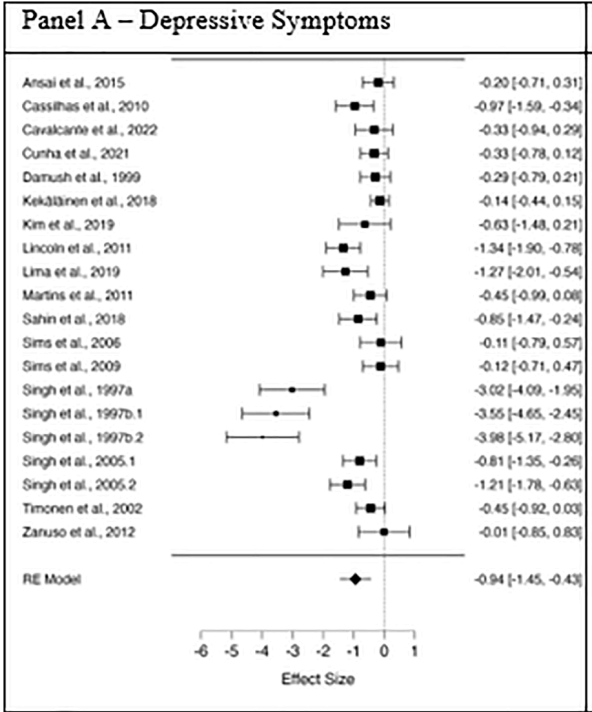
#> input picture reports/ACE2026002/images/Cunha2024_forest.png, 592 x 712 px
$ python annotate_forest_ace2026002.py
#> lines starting #> are read from the running program, lines starting #| are printed output that depends on the picture
### scripts/figures/acefig.py
"""Shared furniture for ACE screenshot figures: highlight legend band and the
labeled 'SCREENSHOT' frame. Everything is sized from k = image width divided
by the width the figure will be displayed at (2400 px for a full-text-width
figure), so the legend and tag come out the same size on the page whether the
image is wide or narrow and whether it is shown at 100% or 62% width."""
from PIL import Image, ImageDraw, ImageFont

BOLD = "/usr/share/fonts/truetype/dejavu/DejaVuSans-Bold.ttf"
REG = "/usr/share/fonts/truetype/dejavu/DejaVuSans.ttf"
MONO = "/usr/share/fonts/truetype/dejavu/DejaVuSansMono-Bold.ttf"
GREY = (118, 118, 118)
FULL_WIDTH_PX = 2400          # reference pixel width of a figure shown at 100% text width
LEGEND_PX = 34                # legend text size at k = 1
TAG_PX = 30                   # frame tag text size at k = 1
A_FILL = 75                   # alpha of the highlight fills


def scale(im, frac=1.0):
    """Size factor for an image displayed at `frac` of the text width."""
    return im.width / (FULL_WIDTH_PX * frac)


def swatch(base):
    f = A_FILL / 255
    return tuple(round(255 * (1 - f) + b * f) for b in base)


def legend_band(im, rows, k):
    """rows: list of (fill colour, text colour, text). All labels are set in
    the same regular weight."""
    im = im.convert("RGB")
    font_px = max(10, round(LEGEND_PX * k))
    font = ImageFont.truetype(REG, font_px)
    line_h = round(font_px * 1.45)
    x, sw = round(40 * k), round(font_px * 1.05)
    tx = x + sw + round(16 * k)
    maxw = im.width - tx - round(40 * k)
    probe = ImageDraw.Draw(im)

    def wrap(txt):
        words, lines, cur = txt.split(), [], ""
        for w in words:
            t = (cur + " " + w).strip()
            if probe.textlength(t, font=font) <= maxw:
                cur = t
            else:
                lines.append(cur); cur = w
        return lines + [cur]

    wrapped = [(fill, col, wrap(t)) for fill, col, t in rows]
    band = round(28 * k) + sum(line_h * len(ls) + round(font_px * 0.4) for _, _, ls in wrapped) + round(8 * k)
    canvas = Image.new("RGB", (im.width, im.height + band), "white")
    canvas.paste(im, (0, band))
    d = ImageDraw.Draw(canvas)
    y = round(28 * k)
    for fill, col, lines in wrapped:
        d.rectangle([x, y, x + sw, y + sw], fill=swatch(fill), outline=fill, width=max(1, round(2 * k)))
        for ln in lines:
            d.text((tx, y - font_px * 0.12), ln, font=font, fill=col)
            y += line_h
        y += round(font_px * 0.4)
    return canvas


def frame(im, label, k):
    """Grey rounded frame with a 'SCREENSHOT | label' tag riding the top edge.
    Everything outside the frame is transparent, so the figure sits cleanly
    on the dark theme; the inside is white, like the page it was taken from."""
    im = im.convert("RGB")
    pad, bw = round(34 * k), max(2, round(4 * k))
    fs = max(9, round(TAG_PX * k))
    font = ImageFont.truetype(MONO, fs)
    tag_h = round(fs * 1.9)
    W, H = im.width + 2 * pad, im.height + 2 * pad + tag_h
    # draw at 4x and scale down so the rounded corners are antialiased
    S = 4
    big = Image.new("RGBA", (W * S, H * S), (0, 0, 0, 0))
    ImageDraw.Draw(big).rounded_rectangle([0, 0, W * S - 1, H * S - 1], radius=round(14 * k) * S,
                                          fill=(255, 255, 255, 255), outline=GREY + (255,), width=bw * S)
    canvas = big.resize((W, H), Image.LANCZOS)
    canvas.paste(im, (pad, pad + tag_h))
    d = ImageDraw.Draw(canvas)
    text = "SCREENSHOT  |  " + label.upper()
    tw = d.textlength(text, font=font)
    tx0, ty0 = pad, bw + round(fs * 0.45)
    d.rounded_rectangle([tx0, ty0, tx0 + tw + fs, ty0 + fs * 1.5], radius=round(6 * k), fill=GREY)
    d.text((tx0 + fs * 0.5, ty0 + fs * 0.2), text, font=font, fill="white")
    return canvas

### scripts/figures/annotate_forest_ace2026002.py
"""Annotate the two forest plots for ACE2026002 (Cunha 2024, Nebiker 2018):
pink highlight over the Singh rows, two blue bands for the post-test range
(0 to -0.72) and the change-score range (0 to -1.72), legend and labeled
frame from acefig.py."""
from PIL import Image, ImageDraw
import acefig

import os
RAW = os.path.join(os.path.dirname(os.path.abspath(__file__)), "..", "..", "reports", "ACE2026002", "images") + os.sep
OUT = RAW
PURPLE, PURPLE_TXT = (226, 98, 226), (207, 80, 207)
CYAN, CYAN_TXT = (3, 229, 255), (14, 156, 176)
POST, CHG = 0.72, 1.72
A_PINK, A_POST, A_CHG = 70, 95, 32


def blend(base, alphas):
    r, g, b = 255, 255, 255
    for a in alphas:
        f = a / 255
        r, g, b = (round(r * (1 - f) + base[0] * f), round(g * (1 - f) + base[1] * f), round(b * (1 - f) + base[2] * f))
    return (r, g, b)


# legend fills are the composited colours, so acefig.swatch() is bypassed by
# pre-blending and passing an opaque colour through a tiny shim
class Solid(tuple):
    pass


LEGEND = [
    (PURPLE, PURPLE_TXT, "Singh, Clements, and Fiatarone (1997), with its standard errors read as SDs"),
    (CYAN, CYAN_TXT, "Range of post-test SMDs the trial's own numbers support (0 to −0.72)"),
    (CYAN, CYAN_TXT, "Range of change-score SMDs standardized by the baseline SD (0 to −1.72)"),
]


def bands(d, x_of, top, bot):
    d.rectangle([x_of(-CHG), top, x_of(0), bot], fill=CYAN + (A_CHG,))
    d.rectangle([x_of(-POST), top, x_of(0), bot], fill=CYAN + (A_POST,))


def finish(plot, label, frac, out):
    plot = plot.convert("RGB")
    k = acefig.scale(plot, frac)
    # legend swatches: the second band is lighter than the first
    rows = LEGEND
    im = acefig.legend_band(plot, rows, k)
    # repaint the three swatches with the exact composited band colours
    d = ImageDraw.Draw(im)
    font_px = max(10, round(acefig.LEGEND_PX * k)); line_h = round(font_px * 1.45)
    x, sw = round(40 * k), round(font_px * 1.05)
    y = round(28 * k)
    for fill in (blend(PURPLE, [A_PINK]), blend(CYAN, [A_CHG, A_POST]), blend(CYAN, [A_CHG])):
        d.rectangle([x, y, x + sw, y + sw], fill=fill, outline=fill)
        y += line_h + round(font_px * 0.4)
    im = acefig.frame(im, label, k)
    im.save(OUT + out)
    print(out, im.size, f"k={k:.2f}")


# Cunha 2024 (592 x 762 source, upscaled 3x so the boxes are crisp), shown at 78% width
S = 3
src = Image.open(RAW + "Cunha2024_forest.png").convert("RGBA")
#> src is the input picture: PIL image 592x712 RGBA; mean R, G, B, A 238.6, 238.6, 238.6, 255
plot = src.resize((src.width * S, src.height * S), Image.LANCZOS)
ov = Image.new("RGBA", plot.size, (0, 0, 0, 0)); d = ImageDraw.Draw(ov)
#> after `ov = Image.new('RGBA', plot.size, (0, 0, 0, 0))`: ov: PIL image 1776x2136 RGBA; every value is 0
x_of = lambda es: (383 + 30 * es) * S
bands(d, x_of, 70 * S, 548 * S)
d.rectangle([20 * S, 380 * S, 560 * S, 448 * S], fill=PURPLE + (A_PINK,))
finish(Image.alpha_composite(plot, ov), "Cunha et al. (2024), forest plot", 0.78, "Cunha2024_forest_annotated.png")
#> in finish, `plot = plot.convert("RGB")`:
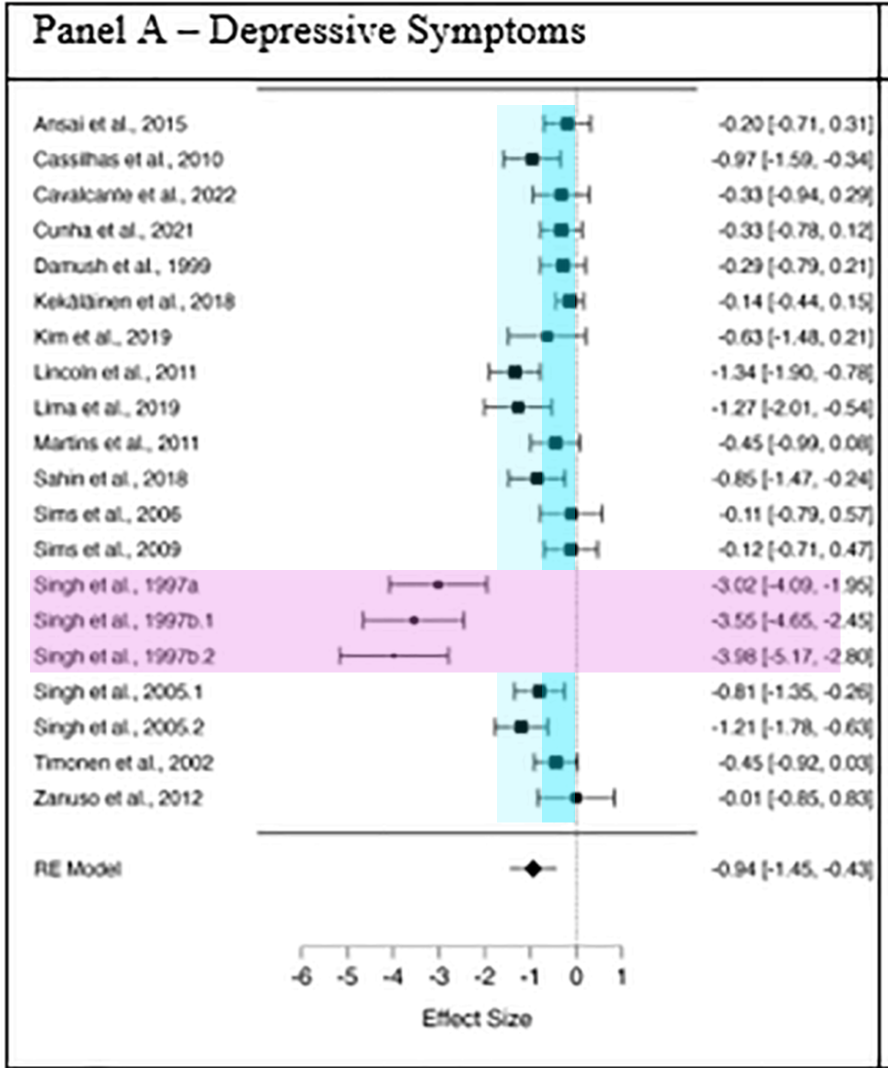
#> plot: PIL image 1776x2136 RGB (shown at 1/2 size); mean R, G, B 235.6, 235.2, 238.5
#> in finish, `k = acefig.scale(plot, frac)`: k = 0.949
#> in legend_band, `font_px = max(10, round(LEGEND_PX * k))`: font_px = 32
#> in legend_band, `line_h = round(font_px * 1.45)`: line_h = 46
#> in legend_band, `x, sw = round(40 * k), round(font_px * 1.05)`: x = 38; sw = 34
#> in legend_band, `tx = x + sw + round(16 * k)`: tx = 87
#> in legend_band, `maxw = im.width - tx - round(40 * k)`: maxw = 1651
#> after the loop in wrap, `for w in words:`: lines = []
#> the loop in wrap (call 2), `for w in words:` made 12 passes
#> (w, t, cur) on passes 1 to 7: ('Range', 'Range', 'Range'), ('of', 'Range of', 'Range of'), ('post-test', 'Range of post-test', 'Range of post-test'), ('SMDs', 'Range of post-test SMDs', 'Range of post-test SMDs'), ('the', 'Range of post-test SMDs the', 'Range of post-test SMDs the'), ("trial's", "Range of post-test SMDs the trial's", "Range of post-test SMDs the trial's"), ('own', "Range of post-test SMDs the trial's own", "Range of post-test SMDs the trial's own")
#> w on passes 8 to 12: 'numbers', 'support', '(0', 'to', '−0.72)'
#> in legend_band, `wrapped = [(fill, col, wrap(t)) for fill, col, t in rows]`: wrapped = 3 items
#> in legend_band, `band = round(28 * k) + sum(line_h * len(ls) + round(font_px * 0.4) for..`: band = 212
#> in legend_band, `canvas = Image.new("RGB", (im.width, im.height + band), "white")`: canvas: PIL image 1776x2348 RGB; every value is 255
#> in legend_band, `y = round(28 * k)`: y = 27
#> the loop in legend_band, `for fill, col, lines in wrapped:` made 3 passes
#> (fill, col, y) on passes 1 to 3: ((226, 98, 226), (207, 80, 207), 86), ((3, 229, 255), (14, 156, 176), 145), ((3, 229, 255), (14, 156, 176), 204)
#> after the loop in legend_band, `for fill, col, lines in wrapped:`: y = 204
#> in finish, `font_px = max(10, round(acefig.LEGEND_PX * k))`: font_px = 32
#> in finish, `line_h = round(font_px * 1.45)`: line_h = 46
#> in finish, `x, sw = round(40 * k), round(font_px * 1.05)`: x = 38; sw = 34
#> in finish, `y = round(28 * k)`: y = 27
#> the loop in finish, `for fill in (blend(PURPLE, [A_PINK]), blend(CYAN, [A_CHG, A_POST]), bl..` made 3 passes
#> y on passes 1 to 3: 86, 145, 204
#> after the loop in finish, `for fill in (blend(PURPLE, [A_PINK]), blend(CYAN, [A_CHG, A_POST]), bl..`: y = 204
#> in frame, `pad, bw = round(34 * k), max(2, round(4 * k))`: pad = 32; bw = 4
#> in frame, `fs = max(9, round(TAG_PX * k))`: fs = 28
#> in frame, `tag_h = round(fs * 1.9)`: tag_h = 53
#> in frame, `W, H = im.width + 2 * pad, im.height + 2 * pad + tag_h`: W = 1840; H = 2465
#> in frame, `big = Image.new("RGBA", (W * S, H * S), (0, 0, 0, 0))`: big: PIL image 7360x9860 RGBA; every value is 0
#> in frame, `canvas.paste(im, (pad, pad + tag_h))`:
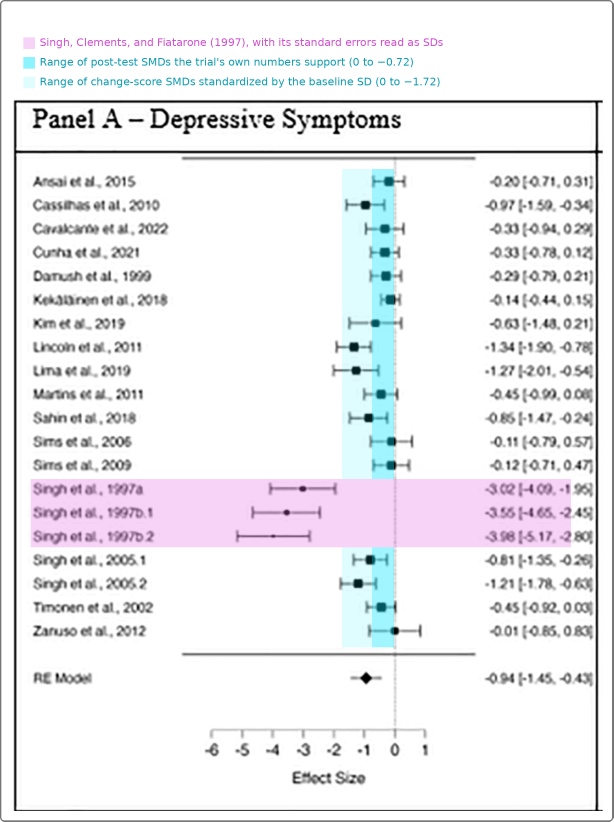
#> canvas: PIL image 1840x2465 RGBA (shown at 1/3 size); mean R, G, B, A 236.8, 236.7, 239.8, 255; transparent parts drawn white
#> in frame, `tw = d.textlength(text, font=font)`: tw = 792.4
#> in frame, `tx0, ty0 = pad, bw + round(fs * 0.45)`: tx0 = 32; ty0 = 17
#| Cunha2024_forest_annotated.png (1840, 2465) k=0.95

# Nebiker 2018 (1546 x 540 source), shown at full width
src = Image.open(RAW + "Nebiker2018_forest.png").convert("RGBA")
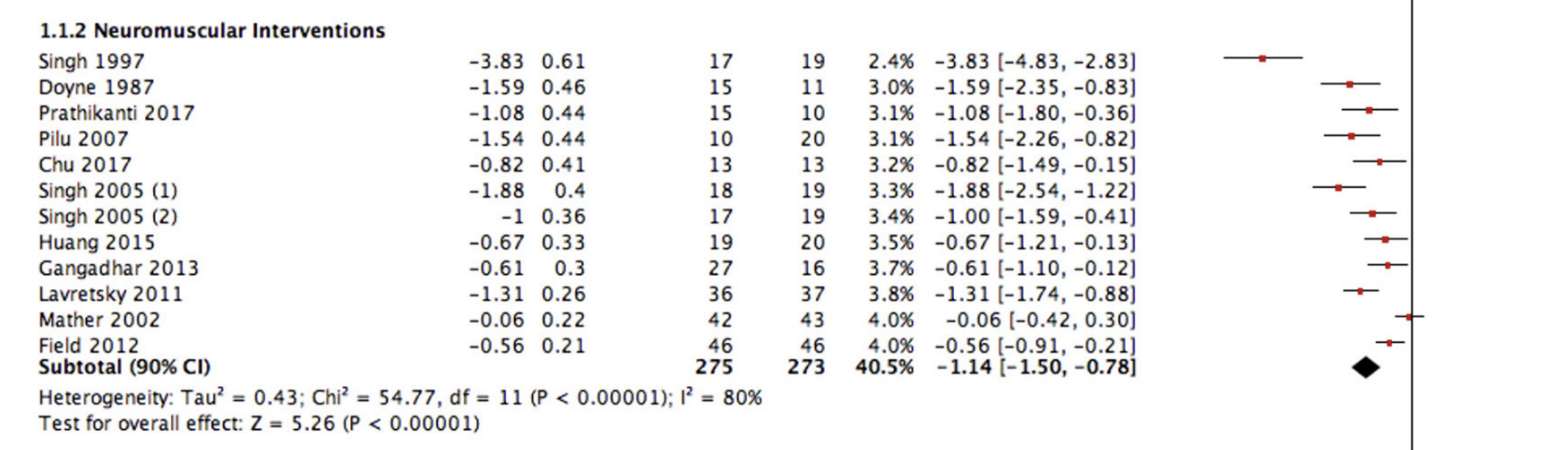
#> input picture reports/ACE2026002/images/Nebiker2018_forest.png, 1546 x 450 px
#> src is the input picture: PIL image 1546x450 RGBA; mean R, G, B, A 241.7, 241.6, 241.6, 255
ov = Image.new("RGBA", src.size, (0, 0, 0, 0)); d = ImageDraw.Draw(ov)
#> after `ov = Image.new('RGBA', src.size, (0, 0, 0, 0))`: ov: PIL image 1546x450 RGBA; every value is 0
zero = 1410; unit = (1410 - 1262) / 3.83
x_of = lambda es: zero + unit * es
bands(d, x_of, 40, 365)
d.rectangle([28, 46, 1500, 76], fill=PURPLE + (A_PINK,))
finish(Image.alpha_composite(src, ov), "Nebiker et al. (2018), forest plot", 1.0, "Nebiker2018_forest_annotated.png")
#> call 2 of finish, with label = 'Nebiker et al. (2018), forest plot', frac = 1, out = 'Nebiker2018_forest_annotated.png'
#> in finish (call 2), `plot = plot.convert("RGB")`:
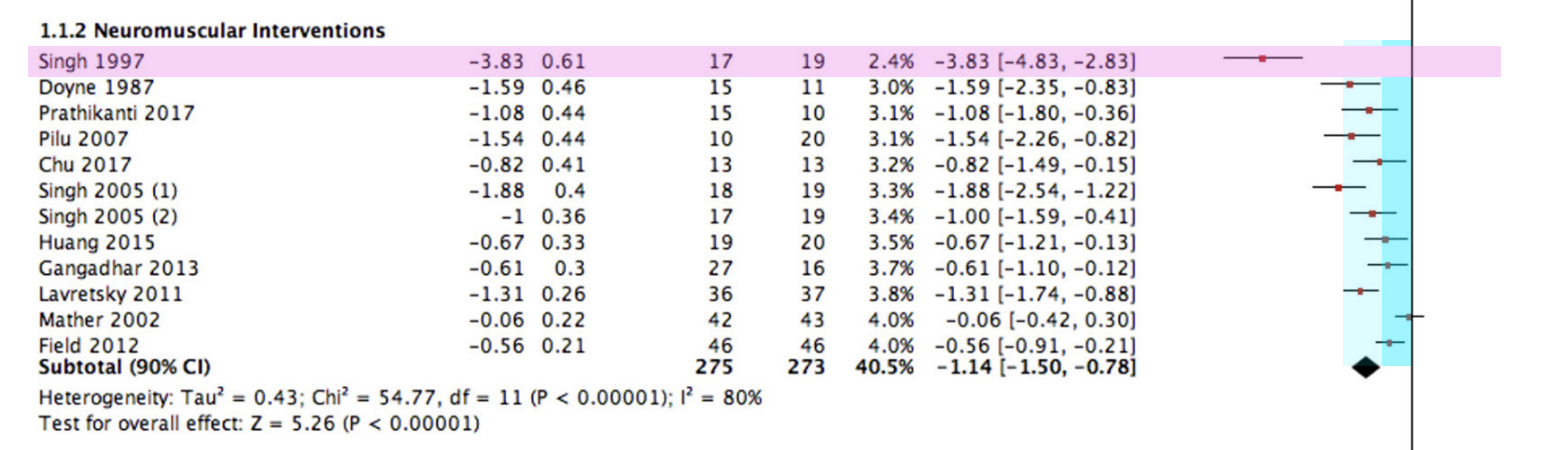
#> plot: PIL image 1546x450 RGB; mean R, G, B 239.8, 238.9, 241.4
#> in finish (call 2), `k = acefig.scale(plot, frac)`: k = 0.644
#> in legend_band (call 2), `canvas = Image.new("RGB", (im.width, im.height + band), "white")`: canvas: PIL image 1546x596 RGB; every value is 255
#> the loop in legend_band (call 2), `for fill, col, lines in wrapped:` made 3 passes
#> (fill, col, y) on passes 1 to 3: ((226, 98, 226), (207, 80, 207), 59), ((3, 229, 255), (14, 156, 176), 100), ((3, 229, 255), (14, 156, 176), 141)
#> in finish (call 2), `im = acefig.legend_band(plot, rows, k)`:
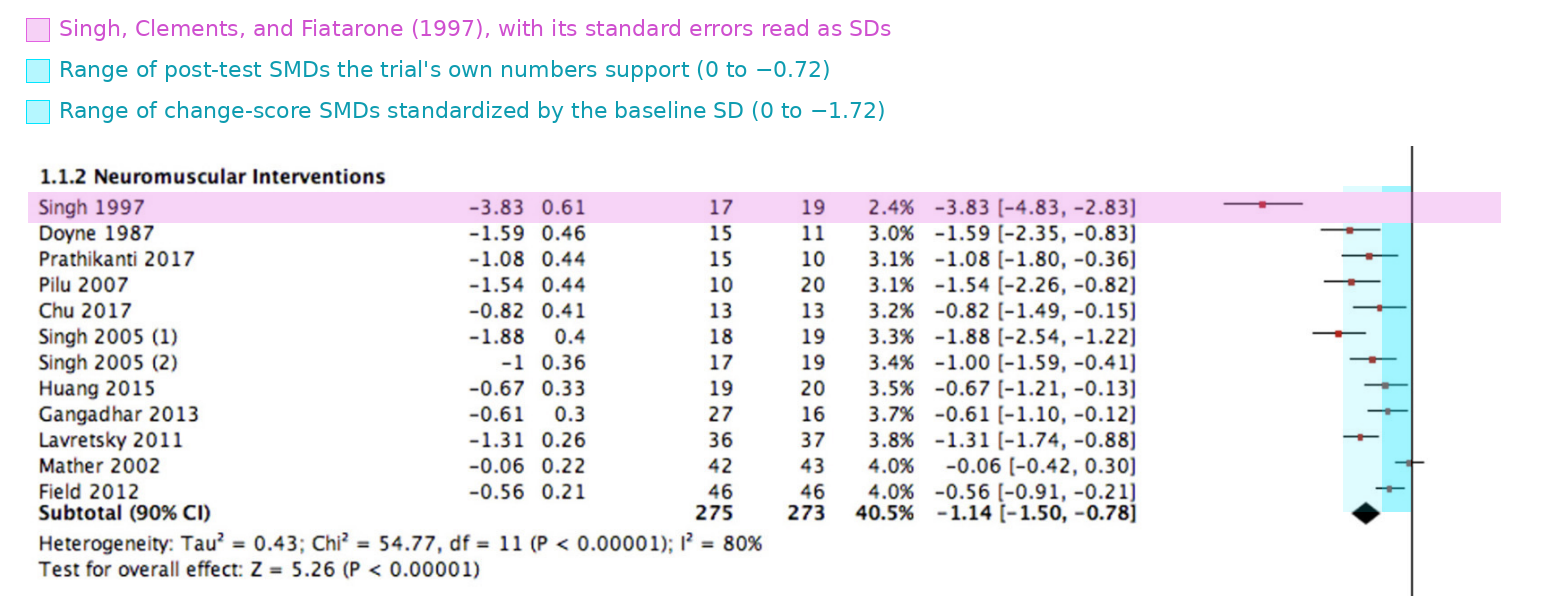
#> im: PIL image 1546x596 RGB; mean R, G, B 241.4, 241.3, 243.9
#> in finish (call 2), `font_px = max(10, round(acefig.LEGEND_PX * k))`: font_px = 22
#> in finish (call 2), `line_h = round(font_px * 1.45)`: line_h = 32
#> in finish (call 2), `x, sw = round(40 * k), round(font_px * 1.05)`: x = 26; sw = 23
#> in finish (call 2), `y = round(28 * k)`: y = 18
#> the loop in finish (call 2), `for fill in (blend(PURPLE, [A_PINK]), blend(CYAN, [A_CHG, A_POST]), bl..` made 3 passes
#> y on passes 1 to 3: 59, 100, 141
#> after the loop in finish (call 2), `for fill in (blend(PURPLE, [A_PINK]), blend(CYAN, [A_CHG, A_POST]), bl..`: y = 141
#> call 2 of frame, with label = 'Nebiker et al. (2018), forest plot', k = 0.644
#> in frame (call 2), `pad, bw = round(34 * k), max(2, round(4 * k))`: pad = 22; bw = 3
#> in frame (call 2), `fs = max(9, round(TAG_PX * k))`: fs = 19
#> in frame (call 2), `tag_h = round(fs * 1.9)`: tag_h = 36
#> in frame (call 2), `W, H = im.width + 2 * pad, im.height + 2 * pad + tag_h`: W = 1590; H = 676
#> in frame (call 2), `big = Image.new("RGBA", (W * S, H * S), (0, 0, 0, 0))`: big: PIL image 6360x2704 RGBA; every value is 0
#> in frame (call 2), `canvas.paste(im, (pad, pad + tag_h))`:
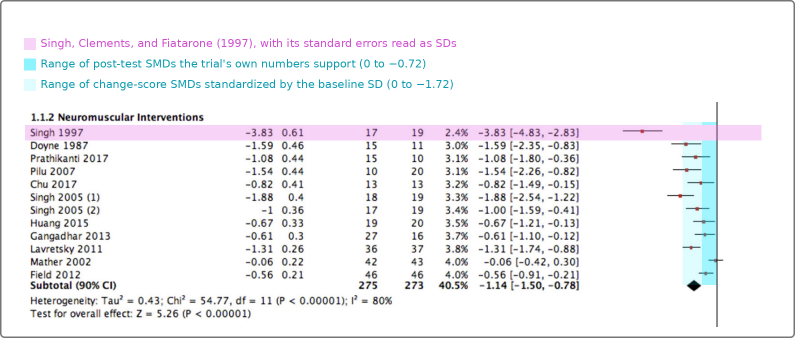
#> canvas: PIL image 1590x676 RGBA (shown at 1/2 size); mean R, G, B, A 241.6, 241.6, 243.8, 255; transparent parts drawn white
#> in frame (call 2), `tw = d.textlength(text, font=font)`: tw = 560.4
#> in frame (call 2), `tx0, ty0 = pad, bw + round(fs * 0.45)`: tx0 = 22; ty0 = 12
#| Nebiker2018_forest_annotated.png (1590, 676) k=0.64
